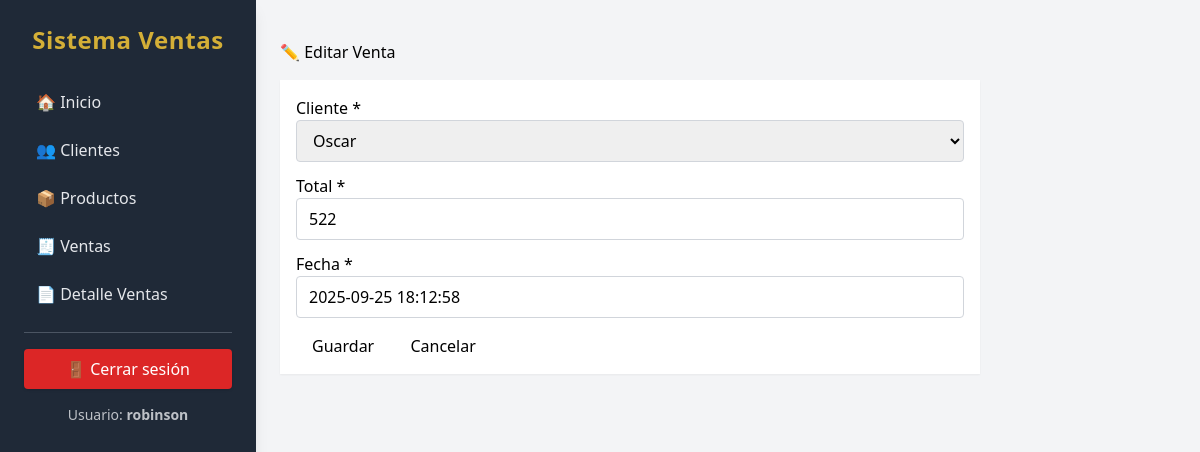
/ventas/4/edit/ (signed in), run on the app's committed database.
### ventas/models.py (models this page shows, shortened)
class Venta(models.Model):
    cliente = models.ForeignKey(Cliente, on_delete=models.PROTECT, related_name='ventas')
    fecha = models.DateTimeField(default=timezone.now)
    total = models.IntegerField()

### ventas/views.py (the view)
# urls.py: path('ventas/<int:pk>/edit/', views.VentaUpdate.as_view(), name='ventas_update'),
class VentaUpdate(GenericUpdateView):
    model = Venta
    fields = ['cliente', 'total', 'fecha']
    model_name = "Venta"
    list_url = 'ventas:ventas_list'
    success_url = reverse_lazy('ventas:ventas_list')

### ventas/models.py (called while the page is built)
    def __str__(self):
        return self.nombre

### ventas/views.py (called while the page is built)
    def get_context_data(self, **kwargs):
        ctx = super().get_context_data(**kwargs)
        ctx['title'] = f"✏️ Editar {self.model_name}"
        ctx['model_name'] = self.model_name
        ctx['list_url'] = reverse_lazy(self.list_url)
        return ctx

    def get_form(self, form_class=None):
        form = super().get_form(form_class)
        for visible in form.visible_fields():
            visible.field.widget.attrs['class'] = (
                'w-full border border-gray-300 rounded px-3 py-2 '
                'focus:outline-none focus:ring-2 focus:ring-green-500 focus:border-green-500'
            )
        return form

### ventas/templates/ventas/form_generic.html (shortened to what this page needs)
{% extends 'base.html' %}
{% block content %}
<div class="container mt-4" style="max-width: 700px;">
    <h2 class="fw-bold text-success mb-4">{{ title }}</h2>
    <form method="post" class="bg-white p-4 rounded-3 shadow-sm">
        {% for field in form %}
            <div class="mb-3">
                <label class="form-label">
                    {{ field.label }}
                    {% if field.field.required %}
                        <span class="text-danger">*</span>
                    {% endif %}
                </label>
                {{ field }}
            </div>
        {% endfor %}
        <div class="mt-4 d-flex gap-2">
            <button type="submit" class="btn btn-success px-4">Guardar</button>
            <a href="{{ list_url }}" class="btn btn-secondary px-4">Cancelar</a>
        </div>
    </form>
</div>
{% endblock %}

### templates/base.html (shortened to what this page needs)
{% load static %}
<!DOCTYPE html>
<html lang="es">
<head>
    <script src="https://cdn.tailwindcss.com"></script>
</head>
<body class="bg-gray-100 min-h-screen flex font-sans">
    {% if user.is_authenticated %}
    {% if not hide_sidebar %}
    <aside class="hidden md:block w-64 bg-secondary text-gray-200 min-h-screen p-6 shadow-lg flex flex-col space-y-4">
        <h2 class="text-center text-2xl font-bold mb-6 tracking-wide text-accent">
            Sistema Ventas
        </h2>
        <nav class="space-y-1 flex flex-col">
            <a class="block py-2.5 px-3 rounded-lg hover:bg-gray-700 hover:text-white transition-colors duration-150 font-medium"
                href="{% url 'ventas:home' %}">🏠 Inicio</a>
            <a class="block py-2.5 px-3 rounded-lg hover:bg-gray-700 hover:text-white transition-colors duration-150 font-medium"
                href="{% url 'ventas:clientes_list' %}">👥 Clientes</a>
            <a class="block py-2.5 px-3 rounded-lg hover:bg-gray-700 hover:text-white transition-colors duration-150 font-medium"
                href="{% url 'ventas:productos_list' %}">📦 Productos</a>
            <a class="block py-2.5 px-3 rounded-lg hover:bg-gray-700 hover:text-white transition-colors duration-150 font-medium"
                href="{% url 'ventas:ventas_list' %}">🧾 Ventas</a>
            <a class="block py-2.5 px-3 rounded-lg hover:bg-gray-700 hover:text-white transition-colors duration-150 font-medium"
                href="{% url 'ventas:detalleventas_list' %}">📄 Detalle Ventas</a>
        </nav>
        <div class="border-t border-gray-600"></div>
        {% if user.is_authenticated %}
        <form method="post" action="{% url 'ventas:logout' %}">
            <button
                class="w-full py-2 px-3 rounded bg-red-600 hover:bg-red-700 transition text-white font-medium shadow">
                🚪 Cerrar sesión
            </button>
        </form>
        <p class="text-center text-sm opacity-80 mt-2">
            Usuario: <span class="font-semibold">{{ user.username }}</span>
        </p>
        {% endif %}
    </aside>
    {% endif %}
    {% endif %}
    <main class="flex-1 p-6 overflow-y-auto">
        {% block content %}{% endblock %}
    </main>
</body>
</html>

### ventas/templates/ventas/form_generic.html (style rules this page uses)
input, select { width: 100%; padding: 10px; border: 1px solid #ced4da; border-radius: 6px; }

### data on the page
Venta: form "Oscar" "522" "2025-09-25 18:12:58"

### other printed values
{{ user.username }} "robinson"
{{ title }} "✏️ Editar Venta"
{{ field.label }} "Cliente" "Total" "Fecha"
